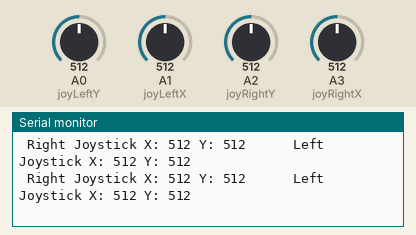
A sketch run on a simulated Arduino Uno, built with avr-gcc and run on an emulated ATmega328P. Shown: the last lines printed to the serial monitor. The inputs (shaded band) are chosen by the test bench; at power-on: A0 (joyLeftY) = 512, A1 (joyLeftX) = 512, A2 (joyRightY) = 512, A3 (joyRightX) = 512. No radio packets arrive unless stated.

Above: at 1.2 s.
1.3 s: A0 (joyLeftY) set to 105
At 1.44 s:
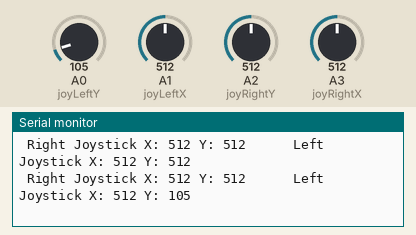
2.8 s: A0 (joyLeftY) set to 94
At 2.84 s:
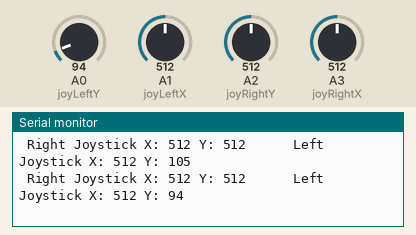
5.8 s: A1 (joyLeftX) set to 107
At 5.85 s:
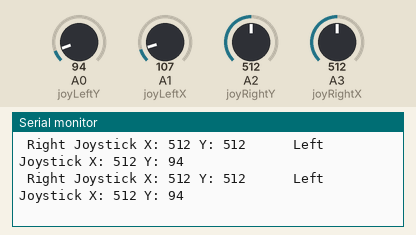
7.3 s: A1 (joyLeftX) set to 94
At 7.36 s:
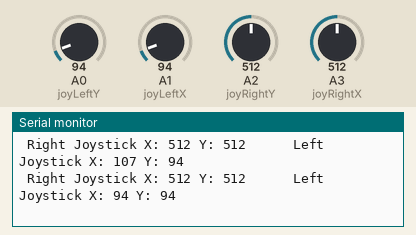
10.3 s: A2 (joyRightY) set to 108
At 10.33 s:
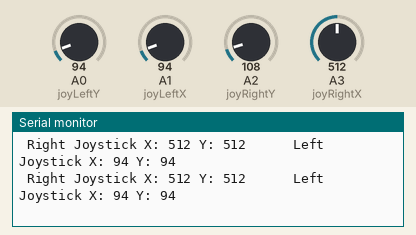
13.3 s: A2 (joyRightY) set to 93
At 13.36 s:
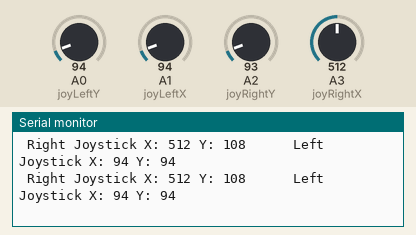
Timing chart, 0 to 16.3 s (numbered marks = the images above; inputs shaded):
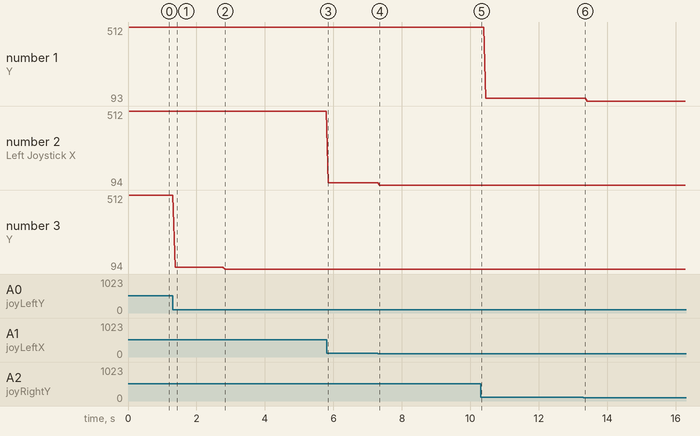

The sketch:

Transmitter.ino
```cpp
//Transmitter code
#include <SPI.h>
#include <nRF24L01.h>
#include <RF24.h>
#include <AFMotor.h>

//CE - PIN9
//CSN  - PIN10
//SCK - PIN13
//MOSI - PIN11
//MISO - PIN12

//Left joystick-speed
#define joyLeftY A0 //left joystick Y-A0
#define joyLeftX A1 //left joystick X-A1

//Right joystick-direction
#define joyRightY A2 //right joystick Y-A2
#define joyRightX A3 //right joystick X-A3

int data[4];

RF24 radio(9, 10); // CE, CSN

const byte address[6] = "00001";

void setup()
{
  Serial.begin(9600);
  radio.begin();
  radio.openWritingPipe(address);
  radio.setPALevel(RF24_PA_MIN);
  radio.stopListening();
}

void loop()
{
  int LeftJoyX=analogRead(joyLeftX);
  int LeftJoyY=analogRead(joyLeftY);
  int RightJoyX=analogRead(joyRightX);
  int RightJoyY=analogRead(joyRightY);

  data[0]=LeftJoyX;
  data[1]=LeftJoyY;
  data[2]=RightJoyX;
  data[3]=RightJoyY;

  Serial.print("      Left Joystick X: "); Serial.print(LeftJoyX);
  Serial.print(" Y: "); Serial.println(LeftJoyY);
  Serial.print(" Right Joystick X: "); Serial.print(RightJoyX);
  Serial.print(" Y: "); Serial.print(RightJoyY);
  radio.write(data, sizeof(data));

}
```

Measured:
- after the input at 1.3 s, the serial monitor: prints a new line after 0.07 s (image 1)
- after the input at 2.8 s, the serial monitor: prints a new line at once (image 2)
- after the input at 7.3 s, the serial monitor: prints a new line after 0.06 s (image 4)
- plotted number 1: 512 → 108 after the input at 10.3 s, 108 → 93 after the input at 13.3 s
- plotted number 2: 512 → 107 after the input at 5.8 s
- plotted number 3: 512 → 105 after the input at 1.3 s, 105 → 94 after the input at 2.8 s
